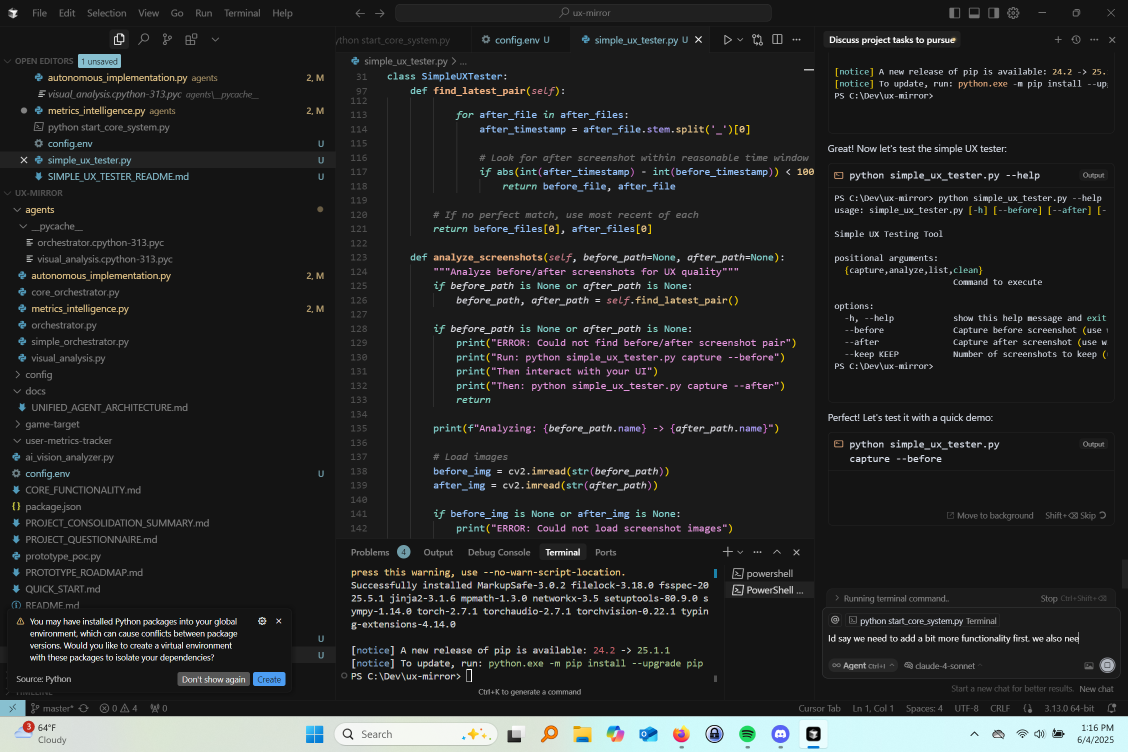
#> input picture ux_captures/20250604_131644_191_before.png, 2256 x 1504 px (shown at 1/2 size)
$ python -i visual_analysis.py   (imports and definitions only)   (older library calls are emulated)
#> lines starting #> are read from the running program, lines starting #| are printed output that depends on the picture
#> further down, picture is the input picture: shape (1504, 2256, 3); mean B, G, R 40, 39.9, 38.8
"""
Visual analysis functionality for UX testing.

This module handles image comparison, change detection, and visual quality assessment.
"""
import cv2
import numpy as np
from pathlib import Path
from typing import Dict, Any, Tuple, Optional
from datetime import datetime
import logging

logger = logging.getLogger(__name__)


class VisualAnalyzer:
    """Handles visual analysis of screenshots."""

    def __init__(self, ui_change_threshold: float = 0.05):
        """
        Initialize visual analyzer.

        Args:
            ui_change_threshold: Threshold for detecting UI changes (0.0-1.0)
        """
        self.ui_change_threshold = ui_change_threshold

    # [65 lines left out: functions detect_ui_changes, calculate_response_time, not called in this run]

    def check_visual_quality(self, img: np.ndarray) -> Dict[str, Any]:
        """
        Assess visual quality of a screenshot.

        Args:
            img: Screenshot as numpy array

        Returns:
            Dictionary with visual quality metrics
        """
        quality_metrics = {
            'blur_score': 0.0,
            'brightness': 0.0,
            'contrast': 0.0,
            'color_diversity': 0.0,
            'is_blurry': False,
            'is_too_dark': False,
            'is_too_bright': False
        }

        try:
            # Convert to grayscale for analysis
            gray = cv2.cvtColor(img, cv2.COLOR_BGR2GRAY)
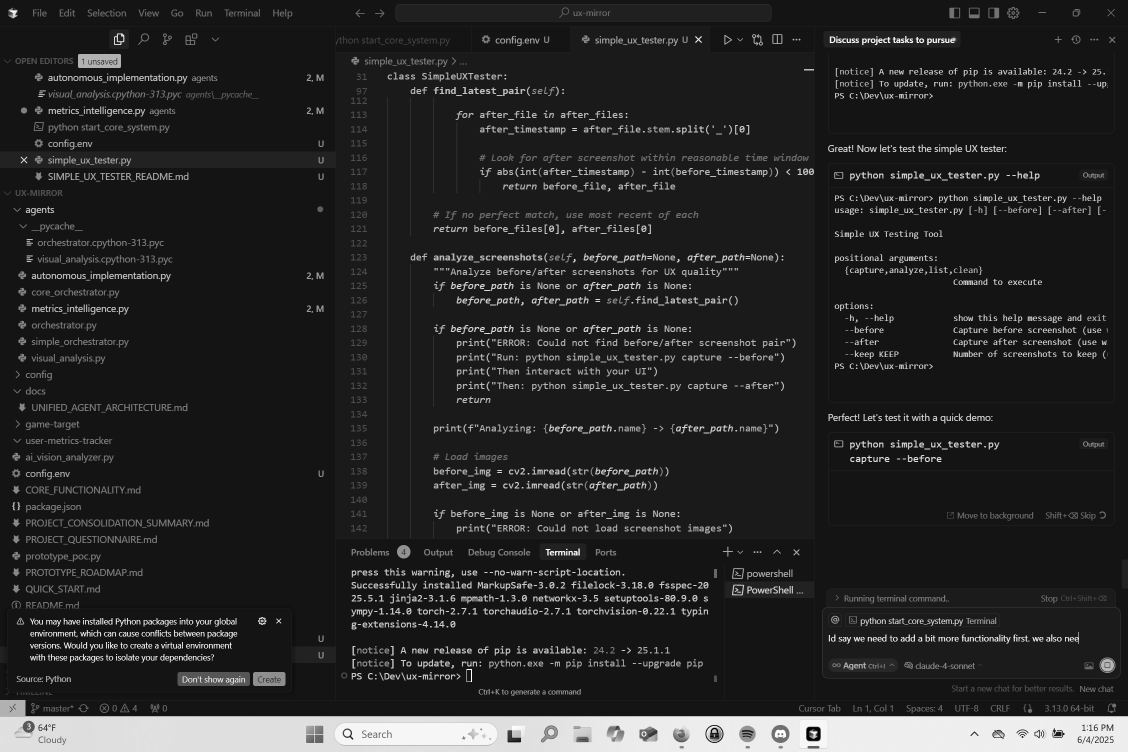
#> gray: shape (1504, 2256) (shown at 1/2 size); min 0, max 255, mean 39.6

            # 1. Blur detection using Laplacian variance
            laplacian_var = cv2.Laplacian(gray, cv2.CV_64F).var()
#> laplacian_var = 2416.9
            quality_metrics['blur_score'] = float(laplacian_var)
            quality_metrics['is_blurry'] = laplacian_var < 100.0

            # 2. Brightness assessment
            brightness = np.mean(gray)
#> brightness = 39.61
            quality_metrics['brightness'] = float(brightness)
            quality_metrics['is_too_dark'] = brightness < 50
            quality_metrics['is_too_bright'] = brightness > 200

            # 3. Contrast assessment
            contrast = gray.std()
#> contrast = 52.37
            quality_metrics['contrast'] = float(contrast)

            # 4. Color diversity (using histogram)
            hist = cv2.calcHist([img], [0, 1, 2], None, [8, 8, 8], [0, 256, 0, 256, 0, 256])
            color_diversity = np.count_nonzero(hist) / hist.size
#> color_diversity = 0.639
            quality_metrics['color_diversity'] = float(color_diversity)

            logger.debug(f"Visual quality metrics calculated: {quality_metrics}")

        except Exception as e:
            logger.error(f"Error checking visual quality: {e}")

        return quality_metrics

    # [199 lines left out: functions assess_ux_quality, analyze_screenshots, create_diff_image, not called in this run]

>>> import cv2
>>> picture = cv2.imread('../../ux_captures/20250604_131644_191_before.png')
>>> result = VisualAnalyzer().check_visual_quality(picture)
#> result = {'blur_score': 2416.9, 'brightness': 39.61, 'contrast': 52.37, 'color_diversity': 0.639, 'is_blurry': False, 'is_too_dark': True, 'is_too_bright': False}

$ run again, on ux_captures/20250604_132331_469_before.png
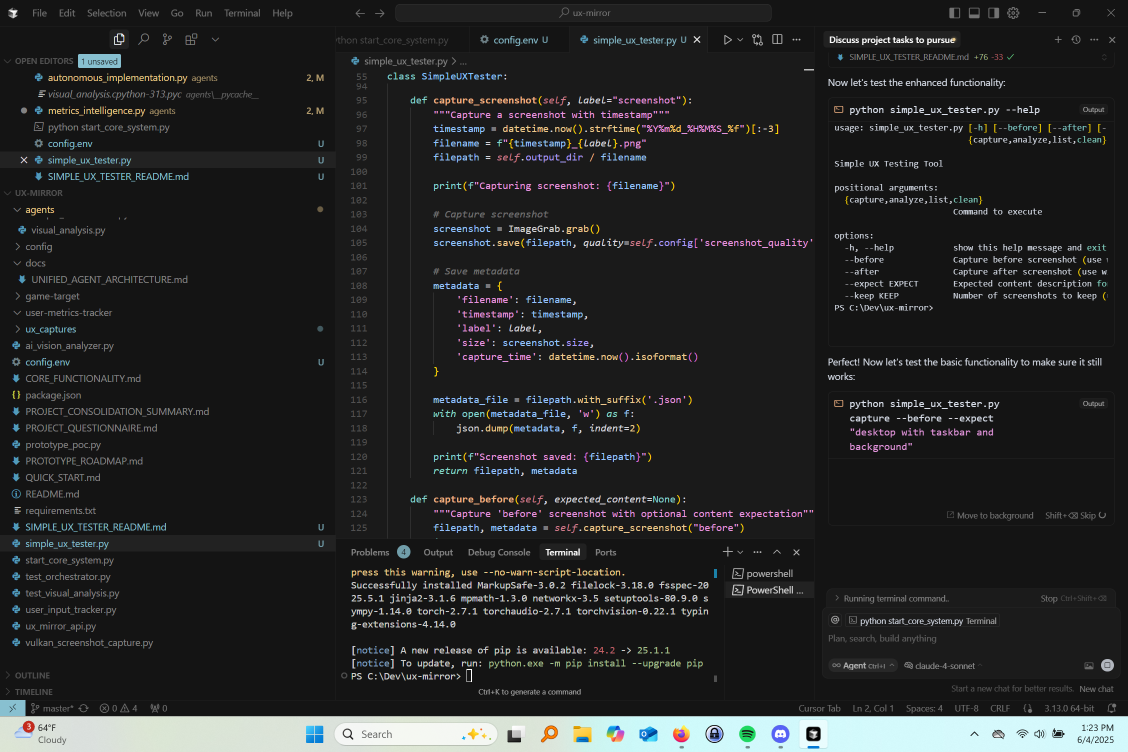
#> input picture ux_captures/20250604_132331_469_before.png, 2256 x 1504 px (shown at 1/2 size)
#> picture is the input picture: shape (1504, 2256, 3); mean B, G, R 39.1, 38.9, 37.9
#> in check_visual_quality, `gray = cv2.cvtColor(img, cv2.COLOR_BGR2GRAY)`:
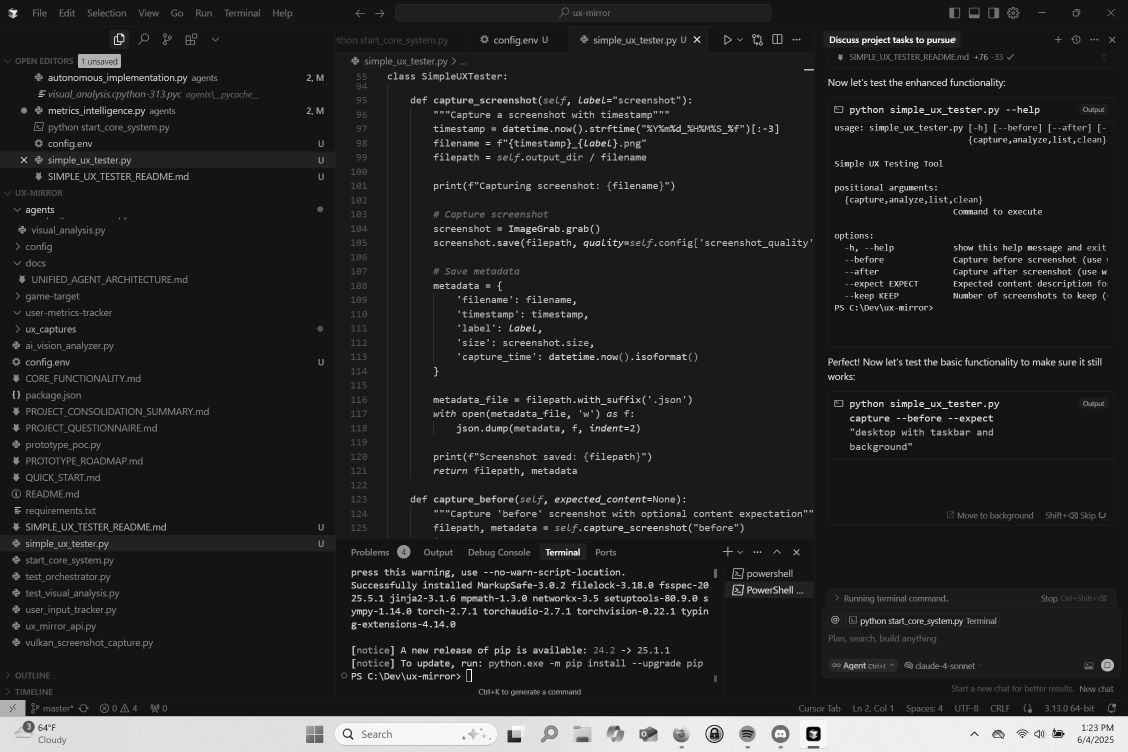
#> gray: shape (1504, 2256) (shown at 1/2 size); min 0, max 255, mean 38.6
#> laplacian_var = 2019.9
#> brightness = 38.64
#> contrast = 51.08
#> color_diversity = 0.717
#> result = {'blur_score': 2019.9, 'brightness': 38.64, 'contrast': 51.08, 'color_diversity': 0.717, 'is_blurry': False, 'is_too_dark': True, 'is_too_bright': False}
